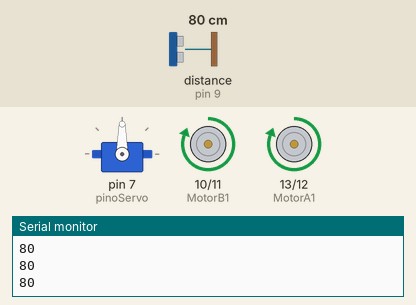
This sketch was run on a simulated Arduino Uno, built with avr-gcc and run on an emulated ATmega328P. Parts: servo, motor-driver pin pairs drawn as motors (green arrow = first pin HIGH = forward, orange = second pin HIGH = backward, longer = more drive), the last lines printed to the serial monitor. Inputs (shaded band) come from the test bench; at power-on: distance to the obstacle (sensor on pin 9) 80 cm. The echo pulse lasts 58.3 µs per cm.

Above: at 1.2 s.
1.3 s: distance to the obstacle (sensor on pin 9) set to 38 cm
2.8 s: distance to the obstacle (sensor on pin 9) set to 32 cm
At 4.9 s:
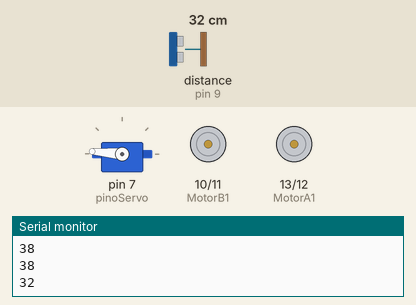
At 6.5 s:
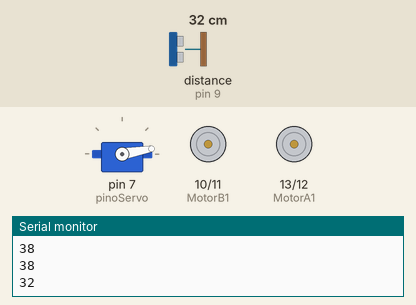
8.3 s: distance to the obstacle (sensor on pin 9) set to 60 cm
10.6 s: distance to the obstacle (sensor on pin 9) set to 2 cm
At 11.1 s:
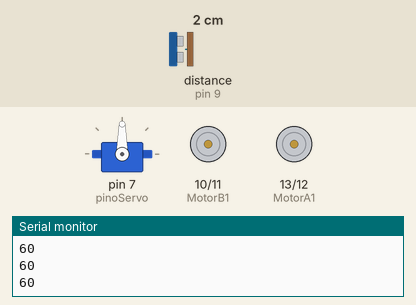
Timing chart, 0 to 14.1 s (numbered marks = the images above; inputs shaded):
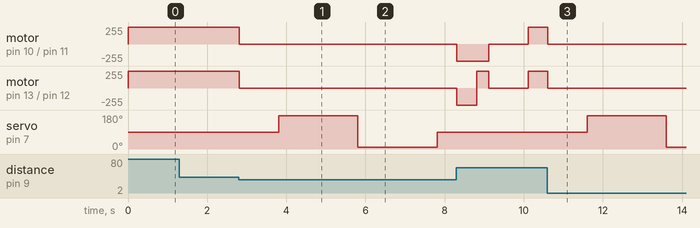

The sketch:

Aula_3.ino
```cpp
//Inclui todas as bibliotecas necessárias para realização do programa
#include <Ultrasonic.h>
#include <Servo.h>

// Cria váriaveis com as portas de cada componente
#define pinoServo 7
#define Trig 8
#define Echo 9
#define MotorB1 10
#define MotorB2 11
#define MotorA1 13
#define MotorA2 12

// Cria váriaveis para distâncias
int distanciaD;
int distanciaE;

float distanciaObstaculo = 35;

Ultrasonic ultrasonico(Trig, Echo);

Servo servo;

void setup() {
  // Inicia a comunicação serial em 9600 bits
  Serial.begin(9600);

  servo.attach(pinoServo);
  // Inicializa as portas como entrada ou saída
  //pinos da ponte H
  pinMode(MotorB1, OUTPUT);
  pinMode(MotorB2, OUTPUT);
  pinMode(MotorA1, OUTPUT);
  pinMode(MotorA2, OUTPUT);

  servo.write(90);
  //Radar();
}

void loop() {

  Serial.println(ultrasonico.Ranging(CM));

  if (ultrasonico.Ranging(CM) <= distanciaObstaculo) {
    Andar(5);
      int statuss = Radar();
      delay(500);
      if (statuss == 1) {
        Andar(2);
        delay(600);
        Andar(4);
        delay(400);
        Andar(5);
      }
      if (statuss == 2) {
        Andar(2);
        delay(600);
        Andar(3);
        delay(400);
        Andar(5);
      }
      if (statuss == 0) {
        Andar(2);
        delay(500);
        Andar(4);
        delay(300);
        Andar(5);
      }
      delay(1000);
    }
  else {
    Andar(1);
  }
}

void Andar(int direcao) {
  if (direcao == 1) { // anda pra frente
    digitalWrite(MotorB1, HIGH);
    digitalWrite(MotorB2, LOW);
    digitalWrite(MotorA1, HIGH);
    digitalWrite(MotorA2, LOW);
  }

  if (direcao == 2) { // anda pra trás
    digitalWrite(MotorB1, LOW);
    digitalWrite(MotorB2, HIGH);
    digitalWrite(MotorA1, LOW);
    digitalWrite(MotorA2, HIGH);
  }

  if (direcao == 3) { // faz curva pra direita
    digitalWrite(MotorB1, HIGH);
    digitalWrite(MotorB2, LOW);
    digitalWrite(MotorA1, LOW);
    digitalWrite(MotorA2, HIGH);
  }

  if (direcao == 4) { // faz curva pra esquerda
    digitalWrite(MotorB1, LOW);
    digitalWrite(MotorB2, HIGH);
    digitalWrite(MotorA1, HIGH);
    digitalWrite(MotorA2, LOW);
  }

  if (direcao == 5) { // FREIA
    digitalWrite(MotorB1, LOW);
    digitalWrite(MotorB2, LOW);
    digitalWrite(MotorA1, LOW);
    digitalWrite(MotorA2, LOW);
  }
}

int Radar() {
  delay(1000);
  servo.write(175);
  delay(1000);
  distanciaD = ultrasonico.Ranging(CM);

  delay(1000);
  servo.write(10);
  delay(1000);
  distanciaE = ultrasonico.Ranging(CM);

  delay(1000);
  servo.write(90);

  if (distanciaD > distanciaE) {
    return 1; // se tiver espaço na direita
  }
  if (distanciaD < distanciaE) {
    return 2; //se tiver espaço na esquerda
  }
  if (distanciaD == distanciaE) {
    return 0;
  }
}
```

Measured:
- the behaviour switches between 36 and 35 cm on distance to the obstacle (sensor on pin 9) (found by bisection; images 0 and 1)
- after the input at 2.8 s, motor on pin 10 (MotorB1) / pin 11 (MotorB2), motor on pin 13 (MotorA1) / pin 12 (MotorA2): forward 255/255 → stopped at once; servo on pin 7 (pinoServo): 90° → 175° after 1.0 s, → 10° 2.0 s later, → 90° 2.0 s later
- after the input at 10.6 s, motor on pin 10 (MotorB1) / pin 11 (MotorB2), motor on pin 13 (MotorA1) / pin 12 (MotorA2): forward 255/255 → stopped at once; servo on pin 7 (pinoServo): 90° → 175° after 1.0 s, → 10° 2.0 s later
